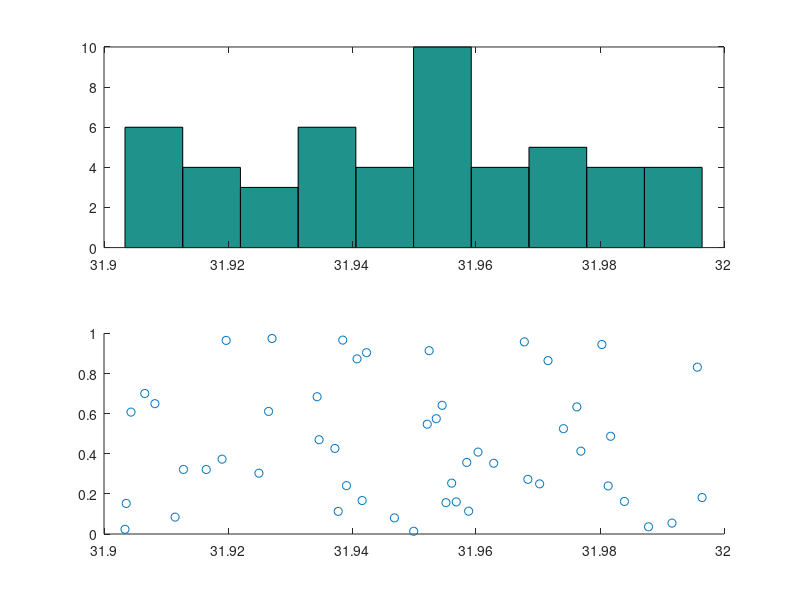

MATLAB code to generate this figure:
function monte_carlo_wevelength_32()
gama=mc_wl_32();
disp(gama);
subplot(2,1,1);
hist(gama);
subplot(2,1,2);
y=rand(50,1);
scatter(gama,y);
end
function wevelength=mc_wl_32()
rund_numbers=1:30;
wevelength=1:50;
field1=0;
field2=0;
field3=0;
for h=1:50
for i=1:30
   rund_numbers(i)=get_rand_number(31.9,32.001);
end
for j=1:30
    if rund_numbers(j)>=31.999303 && rund_numbers(j)<32.000695
        field1=field1+1;
    elseif rund_numbers(j)>=32.000695 && rund_numbers(j)<32.001
        field2=field2+1;
    elseif rund_numbers(j)>=31.9  && rund_numbers(j)<31.999303
        field3=field3+1;
    end
end

if field1> field2 && field1> field3  
    wevelength(h)=get_rand_number(31.999303 ,32.000695);
elseif field2> field1 && field2> field3  
    wevelength(h)=get_rand_number(32.000695 ,32.001);
elseif field3> field1 && field3> field2  
    wevelength(h)=get_rand_number(31.9,31.999303);
end
field1=0;
field2=0;
field3=0;
end

end
function rand_num=get_rand_number(lower,upper)
    range = upper-lower;
    choice = rand();
    rand_num=lower + range*choice;
end
